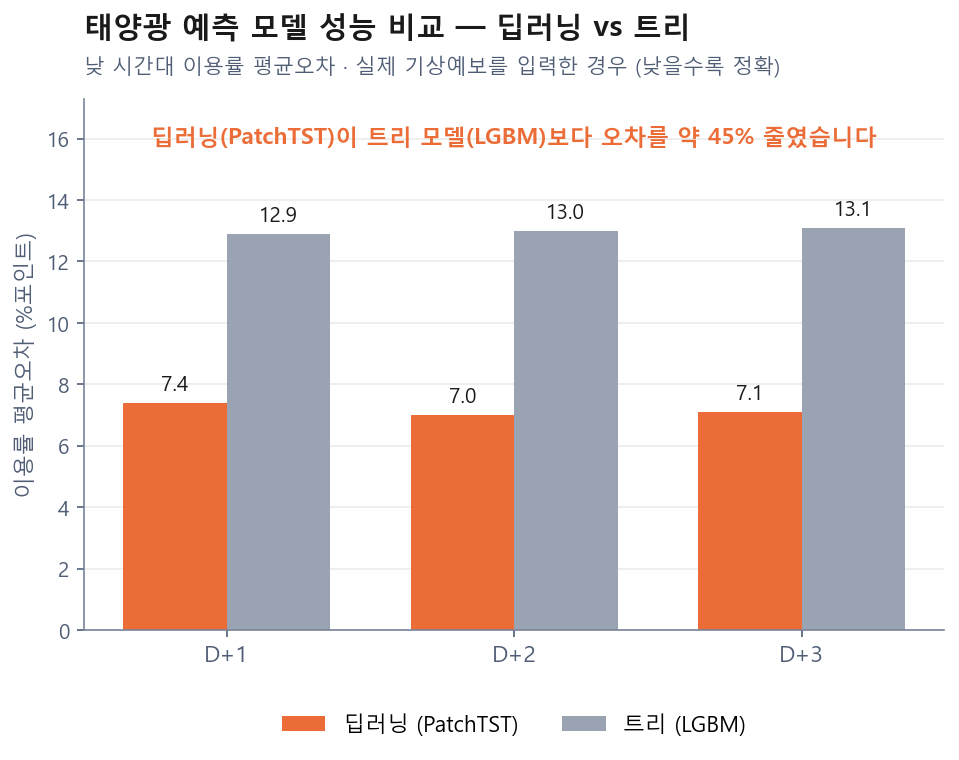

Recreate this plot in Python.
# -*- coding: utf-8 -*-
"""6단계 · 태양광 예측 모델 성능 비교 (PatchTST vs LGBM).
출처: 6. land_solarwind_forecaster/nouse/model/tab/6-B_compare.csv
실행: python step6_perf.py   → 같은 폴더에 step6_perf.png 생성
"""
import os
import numpy as np
import matplotlib
import matplotlib.font_manager as fm
from matplotlib.figure import Figure
from matplotlib.backends.backend_agg import FigureCanvasAgg

# 맑은 고딕(시스템 폰트) 적용
for _f in ['Malgun Gothic', '맑은 고딕', 'Gulim']:
    if any(_f == f.name for f in fm.fontManager.ttflist):
        matplotlib.rcParams['font.family'] = _f
        break
matplotlib.rcParams['axes.unicode_minus'] = False

# ======================================================================
#  ▼▼▼  여기 값만 고치면 됩니다  ▼▼▼
# ======================================================================
HORIZONS = ['D+1', 'D+2', 'D+3']        # 예측 지평(가로축)
PATCHTST = [7.4, 7.0, 7.1]              # 딥러닝 낮시간 이용률 평균오차(%포인트)
LGBM     = [12.9, 13.0, 13.1]           # 트리   낮시간 이용률 평균오차(%포인트)

LABEL_PT = '딥러닝 (PatchTST)'
LABEL_LG = '트리 (LGBM)'
C_PT = '#eb6c36'   # 태양광 = 강조 주황
C_LG = '#9aa3b2'   # 비교군 = 회색

TITLE    = '태양광 예측 모델 성능 비교 — 딥러닝 vs 트리'
SUBTITLE = '낮 시간대 이용률 평균오차 · 실제 기상예보를 입력한 경우 (낮을수록 정확)'
YLABEL   = '이용률 평균오차 (%포인트)'
TAKEAWAY = '딥러닝(PatchTST)이 트리 모델(LGBM)보다 오차를 약 45% 줄였습니다'

INK   = '#1a1a1a'   # 본문 글자
MUTED = '#4f5d75'   # 보조 글자
# ======================================================================

output_path = os.environ.get(
    'CHART_OUTPUT',
    os.path.join(os.path.dirname(os.path.abspath(__file__)), 'step6_perf.png'))

x = np.arange(len(HORIZONS))
w = 0.36
fig = Figure(figsize=(7.4, 4.6))
FigureCanvasAgg(fig)
ax = fig.add_subplot(111)

b1 = ax.bar(x - w/2, PATCHTST, w, label=LABEL_PT, color=C_PT)
b2 = ax.bar(x + w/2, LGBM,     w, label=LABEL_LG, color=C_LG)

# 막대 위 값 라벨(막대와 안 겹치게 살짝 띄움)
for bars in (b1, b2):
    for r in bars:
        h = r.get_height()
        ax.text(r.get_x() + r.get_width()/2, h + 0.25, f'{h:.1f}',
                ha='center', va='bottom', fontsize=10, color=INK)

ax.set_ylim(0, max(LGBM) * 1.32)        # 위쪽 여백 — 값 라벨·요약 문구 자리
ax.set_xticks(x)
ax.set_xticklabels(HORIZONS, fontsize=11, color=INK)
ax.set_ylabel(YLABEL, fontsize=10.5, color=MUTED)

# 제목·부제(축 위쪽에 분리해서 — 그래프와 안 겹침)
ax.set_title(TITLE, fontsize=14, fontweight='bold', pad=30, loc='left', color=INK)
ax.text(0, 1.04, SUBTITLE, transform=ax.transAxes, fontsize=10, color=MUTED, va='bottom')

# 요약 문구(막대 위 빈 띠에 한 줄)
ax.text(0.5, 0.95, TAKEAWAY, transform=ax.transAxes, ha='center', va='top',
        fontsize=11, fontweight='bold', color=C_PT)

# 범례는 그래프 아래(막대·글자 안 가림)
ax.legend(loc='upper center', bbox_to_anchor=(0.5, -0.12), ncol=2,
          frameon=False, fontsize=10.5)

# 군더더기 제거
ax.spines[['top', 'right']].set_visible(False)
ax.spines[['left', 'bottom']].set_color('#7a8399')
ax.yaxis.grid(True, alpha=0.25)
ax.set_axisbelow(True)
ax.tick_params(colors=MUTED)

fig.savefig(output_path, dpi=150, bbox_inches='tight', facecolor='white')
print(output_path)
